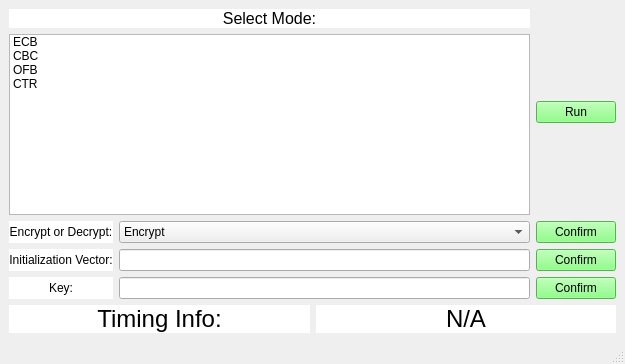
<?xml version="1.0" encoding="UTF-8"?>
<ui version="4.0">
 <author>Connor Murray</author>
 <class>MainWindow</class>
 <widget class="QMainWindow" name="MainWindow">
  <property name="geometry">
   <rect>
    <x>0</x>
    <y>0</y>
    <width>625</width>
    <height>364</height>
   </rect>
  </property>
  <property name="windowTitle">
   <string>AES APP</string>
  </property>
  <widget class="QWidget" name="centralwidget">
   <layout class="QVBoxLayout" name="verticalLayout_2">
    <item>
     <layout class="QGridLayout" name="gridLayout_4">
      <item row="0" column="0">
       <layout class="QVBoxLayout" name="verticalLayout">
        <item>
         <widget class="QLabel" name="select_mode_label">
          <property name="font">
           <font>
            <pointsize>12</pointsize>
           </font>
          </property>
          <property name="styleSheet">
           <string notr="true">background-color: rgb(255, 255, 255);
border-color: rgb(0, 0, 0);</string>
          </property>
          <property name="text">
           <string>Select Mode:</string>
          </property>
          <property name="alignment">
           <set>Qt::AlignCenter</set>
          </property>
         </widget>
        </item>
        <item>
         <widget class="QListWidget" name="select_mode_list">
          <property name="verticalScrollBarPolicy">
           <enum>Qt::ScrollBarAsNeeded</enum>
          </property>
          <item>
           <property name="text">
            <string>ECB</string>
           </property>
          </item>
          <item>
           <property name="text">
            <string>CBC</string>
           </property>
          </item>
          <item>
           <property name="text">
            <string>OFB</string>
           </property>
          </item>
          <item>
           <property name="text">
            <string>CTR</string>
           </property>
          </item>
         </widget>
        </item>
       </layout>
      </item>
      <item row="0" column="1">
       <widget class="QPushButton" name="run_button">
        <property name="styleSheet">
         <string notr="true">background-color: rgb(110, 255, 102);</string>
        </property>
        <property name="text">
         <string>Run</string>
        </property>
       </widget>
      </item>
     </layout>
    </item>
    <item>
     <layout class="QGridLayout" name="gridLayout_2">
      <item row="0" column="0">
       <widget class="QLabel" name="e_or_d_label">
        <property name="styleSheet">
         <string notr="true">background-color: rgb(255, 255, 255);</string>
        </property>
        <property name="text">
         <string>Encrypt or Decrypt:</string>
        </property>
        <property name="alignment">
         <set>Qt::AlignCenter</set>
        </property>
       </widget>
      </item>
      <item row="1" column="2">
       <widget class="QPushButton" name="iv_confirm">
        <property name="styleSheet">
         <string notr="true">background-color: rgb(110, 255, 102);</string>
        </property>
        <property name="text">
         <string>Confirm</string>
        </property>
       </widget>
      </item>
      <item row="0" column="2">
       <widget class="QPushButton" name="e_or_d_confirm">
        <property name="styleSheet">
         <string notr="true">background-color: rgb(110, 255, 102);</string>
        </property>
        <property name="text">
         <string>Confirm</string>
        </property>
       </widget>
      </item>
      <item row="2" column="2">
       <widget class="QPushButton" name="key_confirm">
        <property name="styleSheet">
         <string notr="true">background-color: rgb(110, 255, 102);</string>
        </property>
        <property name="text">
         <string>Confirm</string>
        </property>
       </widget>
      </item>
      <item row="2" column="0">
       <widget class="QLabel" name="key_label">
        <property name="styleSheet">
         <string notr="true">background-color: rgb(255, 255, 255);</string>
        </property>
        <property name="text">
         <string>Key:</string>
        </property>
        <property name="alignment">
         <set>Qt::AlignCenter</set>
        </property>
       </widget>
      </item>
      <item row="0" column="1">
       <widget class="QComboBox" name="e_or_d_box">
        <property name="placeholderText">
         <string/>
        </property>
        <item>
         <property name="text">
          <string>Encrypt</string>
         </property>
        </item>
        <item>
         <property name="text">
          <string>Decrypt</string>
         </property>
        </item>
       </widget>
      </item>
      <item row="1" column="0">
       <widget class="QLabel" name="iv_label">
        <property name="styleSheet">
         <string notr="true">background-color: rgb(255, 255, 255);</string>
        </property>
        <property name="text">
         <string>Initialization Vector:</string>
        </property>
        <property name="alignment">
         <set>Qt::AlignCenter</set>
        </property>
       </widget>
      </item>
      <item row="1" column="1">
       <widget class="QLineEdit" name="iv_edit"/>
      </item>
      <item row="2" column="1">
       <widget class="QLineEdit" name="key_edit"/>
      </item>
     </layout>
    </item>
    <item>
     <layout class="QGridLayout" name="gridLayout">
      <item row="0" column="0">
       <widget class="QLabel" name="timing_label">
        <property name="font">
         <font>
          <pointsize>18</pointsize>
         </font>
        </property>
        <property name="styleSheet">
         <string notr="true">background-color: rgb(255, 255, 255);</string>
        </property>
        <property name="text">
         <string>Timing Info:</string>
        </property>
        <property name="alignment">
         <set>Qt::AlignCenter</set>
        </property>
       </widget>
      </item>
      <item row="0" column="1">
       <widget class="QLabel" name="value_label">
        <property name="font">
         <font>
          <pointsize>18</pointsize>
         </font>
        </property>
        <property name="styleSheet">
         <string notr="true">background-color: rgb(255, 255, 255);</string>
        </property>
        <property name="text">
         <string>N/A</string>
        </property>
        <property name="alignment">
         <set>Qt::AlignCenter</set>
        </property>
       </widget>
      </item>
     </layout>
    </item>
   </layout>
  </widget>
  <widget class="QMenuBar" name="menu_bar">
   <property name="geometry">
    <rect>
     <x>0</x>
     <y>0</y>
     <width>625</width>
     <height>26</height>
    </rect>
   </property>
  </widget>
  <widget class="QStatusBar" name="status_bar"/>
 </widget>
 <resources/>
 <connections/>
</ui>
